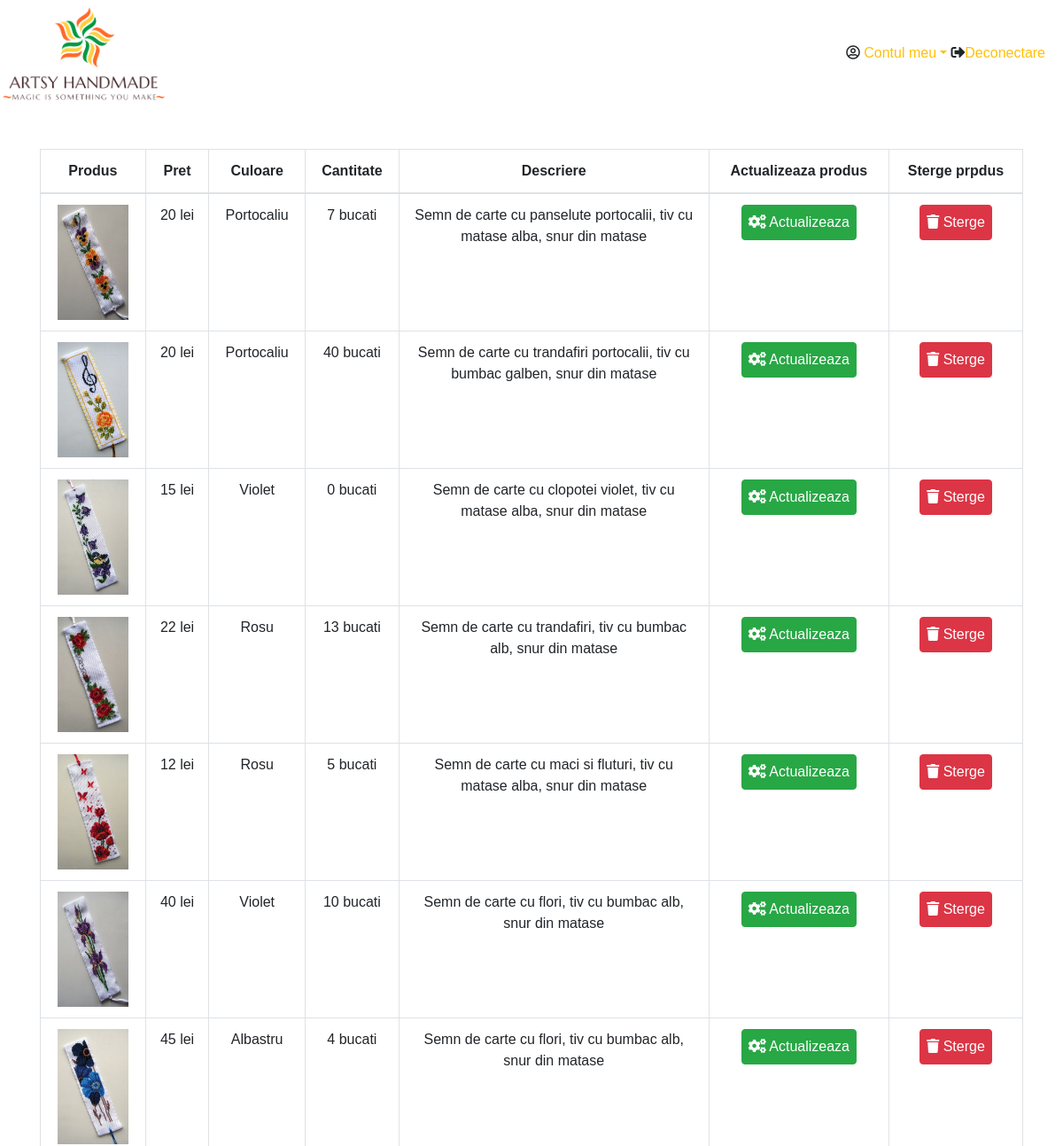
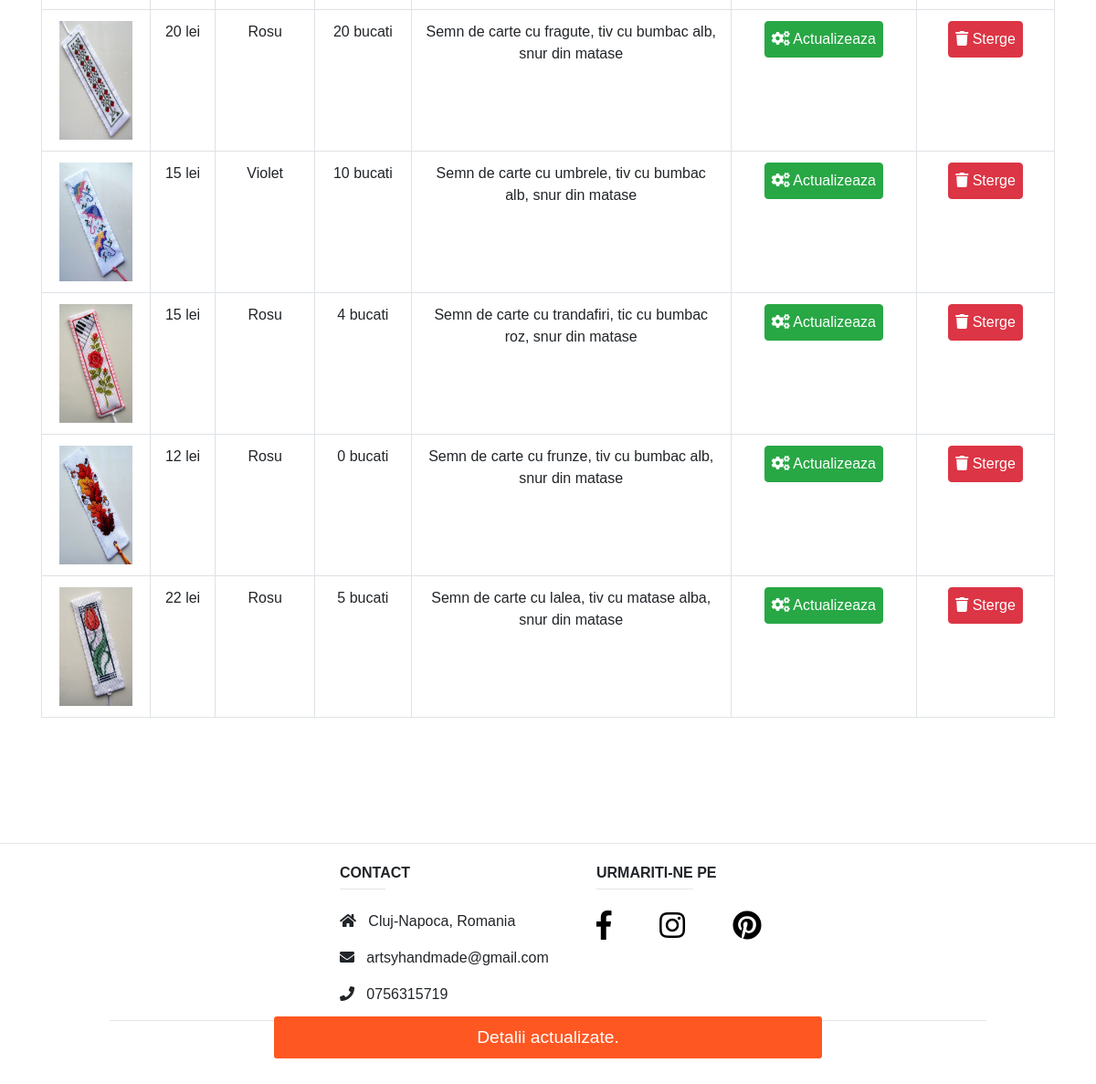
Screenshot of /updateProduct.php (signed in) with the database file from the repository (2 pictures, top to bottom).
### tables this page shows
CREATE TABLE `product` (
  `id` int(11) NOT NULL,
  `name` varchar(50) NOT NULL,
  `link` varchar(50) NOT NULL,
  `price` int(10) NOT NULL,
  `color` varchar(50) NOT NULL,
  `quantity` int(10) NOT NULL,
  `description` varchar(200) NOT NULL
);

### updateDeleteProductsPage.php (the view, shortened to what this page needs)
<!DOCTYPE html>
<html lang="en">
<head>
    <link rel="stylesheet" href="https://maxcdn.bootstrapcdn.com/bootstrap/4.3.1/css/bootstrap.min.css">
    <link rel='stylesheet' href='https://use.fontawesome.com/releases/v5.7.0/css/all.css'
>
    <link rel="stylesheet" href="style.css">
</head>
<body>
<div>
    <div class="d-inline">
        <img src="myLogo.png" class="myLogo">
    </div>
    <div class="options d-inline">
        <span class="dropdown"><i class="far fa-user-circle"></i>
            <a href="#" class=" dropdown dropdown-toggle link-text" data-toggle="dropdown">Contul meu</a>
        </span>
        <i class="fas fa-sign-out-alt"></i><a href="clientHome.php?logout"><span
                    class="link-text">Deconectare</span></a>
    </div>
</div>
<br>
<br>
<?php
include('connection.php');
$query1 = mysqli_query($conn, "SELECT * FROM product");
if (mysqli_num_rows($query1) > 0) {
?>
<div class="container">
    <table class="table table-bordered text-center">
        <thead>
        <tr>
            <th>Produs</th>
            <th>Pret</th>
            <th>Culoare</th>
            <th>Cantitate</th>
            <th width="350px">Descriere</th>
            <th>Actualizeaza produs</th>
            <th>Sterge prpdus</th>
        </tr>
        </thead>
        <tbody>
        <?php
        while ($row1 = mysqli_fetch_array($query1)) {
            $link = $row1[2];
            $price = $row1[3];
            $color = $row1[4];
            $quantity = $row1[5];
            $description = $row1[6];
            ?>
            <tr>
                <td><img src="<?php echo $link; ?>"></td>
                <td><?php echo $price; ?> lei</td>
                <td><?php echo $color; ?></td>
                <td><?php echo $quantity; ?> bucati</td>
                <td><?php echo $description; ?></td>
                <td>
                    <form action="updateProductPage.php" method="post">
                        <button class="btn btn-labeled btn-success" id="updateProduct"
                                name="updateProduct">
                            <span class="btn-label"><i class="fas fa-cogs"></i></span> Actualizeaza
                        </button>
                    </form>
                </td>
                <td>
                    <form action="deleteProduct.php" method="post">
                        <button class="btn btn-labeled btn-danger" id="deleteProduct"
                                name="deleteProduct">
                            <span class="btn-label"><i class="fas fa-trash"></i></span> Sterge
                        </button>
                    </form>
                </td>
            </tr>
            <?php
        }
        }
        ?>
        </tbody>
    </table>
</div>
<br>
<br>
<br>
<div id="snackbar"></div>
<br>
<br>
<hr class="mt-0 d-inline-block" style="width: 100%;">
<div class="content-footer">
    <div class="row-footer">
        <div class="col-md-4">
            <h6 class="text-uppercase font-weight-bold">Contact</h6>
            <hr class="mt-0 d-inline-block" style="width: 20%;">
            <p>
                <i class="fas fa-home"></i> &nbsp; Cluj-Napoca, Romania</p>
            <p>
                <i class="fas fa-envelope"></i> &nbsp; artsyhandmade@gmail.com</p>
            <p>
                <i class="fas fa-phone"></i> &nbsp; 0756315719</p>
        </div>
        <div class="col-md-8">
            <h6 class="text-uppercase font-weight-bold">Urmariti-ne pe</h6>
            <hr class="mt-0 d-inline-block" style="width: 20%;">
            <p>
                <a href="https://www.facebook.com/" target="_blank" class="follow-us">
                    <i class="fab fa-facebook-f white-text mr-md-5 fa-2x"> </i>
                </a>
                <a href="https://www.instagram.com/" target="_blank" class="follow-us">
                    <i class="fab fa-instagram white-text mr-md-5 fa-2x"> </i>
                </a>
                <a href="https://ro.pinterest.com/" target="_blank" class="follow-us">
                    <i class="fab fa-pinterest white-text fa-2x"> </i>
                </a>
            </p>
        </div>
    </div>
</div>
<div class="text-center">
    <div>&copy; 2019 ARTSY HANDMADE</div>
</div>
<br>
</body>
</html>

### style.css (style rules this page uses)
.myLogo { width: 190px; height: 120px; }
.btn { padding: 7px; }
.options { float: right; padding-right: 20px; padding-top: 4%; }
.link-text { color: #ffc107!important; }
div, p, a, span, h1, h2, h3, h4, h5, h6, strong { font-family: "Comic Sans MS", cursive, sans-serif; }
#snackbar { visibility: hidden; min-width: 50%; background-color: #ff5722!important; color: #fff; text-align: center; border-radius: 3px; padding: 0.7%; position: fixed; bottom: 30px; font-size: 120%; left: 50%; transform: translateX(-50%); }
#snackbar.show { visibility: visible; -webkit-animation: fadein 0.5s, fadeout 0.5s 2.5s; animation: fadein 0.5s, fadeout 0.5s 2.5s; }
.content-footer { padding-left: 31%; }
.row-footer { display: flex; flex-wrap: wrap; margin-left: -15px; }
.follow-us, .follow-us:hover { color: black; }

### updateDeleteProductsPage.php (style rules this page uses)
img { height: 130px; width: 80px; }
.container { width: 98%; }

### rows the page displays
product: link (picture), price "20", color "Portocaliu", quantity "7", description "Semn de carte cu panselute portocalii, tiv cu matase alba, snur din matase"
product: link (picture), price "20", color "Portocaliu", quantity "40", description "Semn de carte cu trandafiri portocalii, tiv cu bumbac galben, snur din matase"
product: link (picture), price "15", color "Violet", quantity "0", description "Semn de carte cu clopotei violet, tiv cu matase alba, snur din matase"
product: link (picture), price "22", color "Rosu", quantity "13", description "Semn de carte cu trandafiri, tiv cu bumbac alb, snur din matase"
product: link (picture), price "12", color "Rosu", quantity "5", description "Semn de carte cu maci si fluturi, tiv cu matase alba, snur din matase"
product: link (picture), price "40", color "Violet", quantity "10", description "Semn de carte cu flori, tiv cu bumbac alb, snur din matase"
product: link (picture), price "45", color "Albastru", quantity "4", description "Semn de carte cu flori, tiv cu bumbac alb, snur din matase"
product: link (picture), price "20", color "Rosu", quantity "20", description "Semn de carte cu fragute, tiv cu bumbac alb, snur din matase"
product: link (picture), price "15", color "Violet", quantity "10", description "Semn de carte cu umbrele, tiv cu bumbac alb, snur din matase"
product: link (picture), price "15", color "Rosu", quantity "4", description "Semn de carte cu trandafiri, tic cu bumbac roz, snur din matase"
product: link (picture), price "12", color "Rosu", quantity "0", description "Semn de carte cu frunze, tiv cu bumbac alb, snur din matase"
product: link (picture), price "22", color "Rosu", quantity "5", description "Semn de carte cu lalea, tiv cu matase alba, snur din matase"
